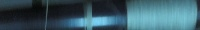
#> input picture data/kir/-1/1599294237.0983438.jpg, 200 x 30 px
$ jupyter execute --allow-errors segmentation.ipynb
#> lines starting #> are read from the running program, lines starting #| are printed output that depends on the picture
[cell 1]
import cv2
import numpy as np
import os
from sklearn.cluster import KMeans
import matplotlib.pyplot as plt

[cell 2]
kmeans = KMeans(n_clusters=3, random_state=0)

[cell 3]
img = cv2.imread("./data/kir/-1/1599291935.6110709.jpg")
#> (the rest of this cell did not finish here and is left out)

#> (a cell that did not finish here is left out)

#> (a cell that did not finish here is left out)

[cell 6]
img = cv2.imread("./data/kir/-1/1599294237.0983438.jpg")
#> img is the input picture: shape (30, 200, 3); mean B, G, R 102.4, 90.6, 58.3
# img = cv2.imread("./data/kir/0/1599292380.3199568.jpg")
img = img[10:20,:]
print(img.shape)
#| (10, 200, 3)
img = cv2.cvtColor(img,cv2.COLOR_BGR2RGB)
kmeans = KMeans(n_clusters=2, random_state=0)
a = img
X = a.reshape((-1,3))
#> X = 2000 rows, first 8: [33, 37, 40], [31, 37, 37], [30, 34, 37], [26, 32, 32], [27, 31, 34], [26, 30, 31], [24, 28, 29], [22, 26, 27]
print("X shhape",X.shape)
#| X shhape (2000, 3)
# print(a)
kmeans.fit(X)
print(kmeans.cluster_centers_)
seg_img = kmeans.cluster_centers_[kmeans.labels_]
seg_img = seg_img.reshape(a.shape)
seg_img = seg_img.astype(dtype='uint8')

[cell 7]
# img = cv2.imread("./data/kir/-1/1599291891.953349.jpg")
# img = cv2.imread("./data/colours/lgreen/1600175118.4957118.jpg")
img = cv2.imread("./1600349692.0879188.jpg")
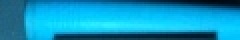
#> input picture 1600349692.0879188.jpg, 120 x 20 px (shown 2 times larger)
#> img is the input picture: shape (20, 120, 3); mean B, G, R 192.2, 148.6, 12.4
rgb_img =  cv2.cvtColor(img,cv2.COLOR_BGR2RGB)
rgb_img =rgb_img[2:13,:]
# img = cv2.imread("./data/kir/0/1599292380.3199568.jpg")
img = img[2:13,:]
print(img.shape)
#| (11, 120, 3)
img = cv2.cvtColor(img,cv2.COLOR_BGR2HSV)
h,s,v = cv2.split(img)
kmeans = KMeans(n_clusters=2, random_state=0)
a = img
X = a.reshape((-1,3))
#> X = 1320 rows, first 8: [99, 187, 117], [99, 188, 121], [99, 192, 122], [99, 197, 123], [99, 194, 122], [99, 191, 123], [100, 185, 123], [100, 180, 123]
print("X shhape",X.shape)
#| X shhape (1320, 3)
# print(a)
kmeans.fit(X)
print(kmeans.cluster_centers_)
center = np.array([[0,0,0],[255,255,255],[90,255,255]])
seg_img = center[kmeans.labels_]
# seg_img = kmeans.cluster_centers_[kmeans.labels_]
seg_img = seg_img.reshape(a.shape)
seg_img = seg_img.astype(dtype='uint8')

[cell 8]
# print(seg_img)
plt.imshow(seg_img,cmap="gray")
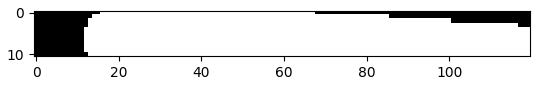
#> figure drawn by matplotlib, 1 panel

[cell 9]
thread = seg_img[:,:,0]/255
# thread[:,:] = 1
print(thread.shape)
#| (11, 120)
clas = 1
if thread.sum() < 1000:
    thread =  1-thread
    clas = 0
    print("hi")
print(thread[:,1])
#| [0. 0. 0. 0. 0. 0. 0. 0. 0. 0. 0.]
plt.imshow(thread)
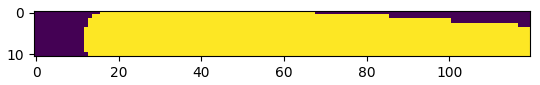
#> figure drawn by matplotlib, 1 panel

[cell 10]


# print(thread[:,1].sum())
if clas == 1:
    for i in range(thread.shape[1]):
        img_sum = thread[:,i].sum()
        if img_sum > 0:
            thread[:,i] = 1
#         print(thread[:,i].sum())

else:
#     print("hi")
    for i in range(thread.shape[1]):
        img_sum = thread[:,i].sum()

        if img_sum < 10 and img_sum != 0:
            thread[:,i] = 1.0
#         print(thread[:,i].sum())
#     thread = 1 - thread


plt.imshow(thread)
thread = None
img_sum = None
thread = None
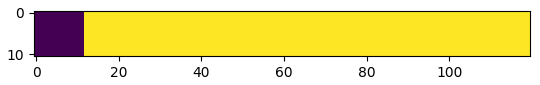
#> figure drawn by matplotlib, 1 panel

[cell 11]
plt.imshow(img)
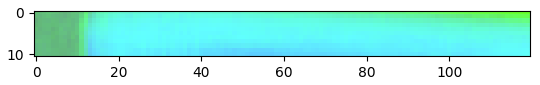
#> figure drawn by matplotlib, 1 panel

[cell 12]
plt.imshow(rgb_img)
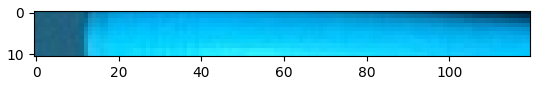
#> figure drawn by matplotlib, 1 panel

[cell 13]
kmeans = KMeans(n_clusters=2, random_state=0)

[cell 14]
import time
def convert(img):
#> called with img = '1598727869.0253537.jpg'
    img_name = img
    img = cv2.imread("./data/colours/dblue/"+img)
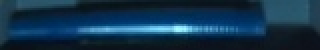
#> input picture data/colours/dblue/1598727869.0253537.jpg, 160 x 25 px (shown 2 times larger)
#> img is the input picture: shape (25, 160, 3); mean B, G, R 75.5, 50.7, 18.1
#     rgb_img =  cv2.cvtColor(img,cv2.COLOR_BGR2RGB)
    rgb_img = img
    rgb_img = rgb_img[2:13,15:-15]
    # img = cv2.imread("./data/kir/0/1599292380.3199568.jpg")
    img = img[2:13,15:-15]
#     print(img.shape)
    img = cv2.cvtColor(img,cv2.COLOR_BGR2HSV)
#     h,s,v = cv2.split(img)
    t = time.time()
    a = img
    X = a.reshape((-1,3))
#> X = 1430 rows, first 8: [100, 145, 100], [100, 143, 102], [99, 143, 100], [100, 143, 100], [99, 144, 99], [99, 144, 99], [98, 149, 99], [98, 151, 98]
#     print("X shhape",X.shape)
    # print(a)
    kmeans.fit(X)
    print(time.time()-t)
#     print(kmeans.cluster_centers_)
    center = np.array([[0,0,0],[255,255,255],[90,255,255]])
    seg_img = center[kmeans.labels_]
    # seg_img = kmeans.cluster_centers_[kmeans.labels_]
    seg_img = seg_img.reshape(a.shape)
    seg_img = seg_img.astype(dtype='uint8')
    thread = seg_img[:,:,0]/255

#     print(thread.sum())
    clas = 1
    if thread.sum() < 1000:
        thread =  1-thread
        clas = 0
#     plt.imshow(thread)
    if clas == 1:
        for i in range(thread.shape[1]):
            img_sum = thread[:,i].sum()
            if img_sum > 0:
                thread[:,i] = 1
    #         print(thread[:,i].sum())

    else:
    #     print("hi")
        for i in range(thread.shape[1]):
            img_sum = thread[:,i].sum()

            if img_sum < 10 and img_sum != 0:
                thread[:,i] = 1.0
#             print(thread[:,i].sum())
    dir_save = "res_gray"
    print(thread.shape)
#| (11, 130)
    cv2.imwrite("./data/kir/"+dir_save+"/"+img_name.split(".")[0]+"."+img_name.split(".")[1]+"_res.jpg",thread*255)
#     cv2.imwrite("./data/kir/"+dir_save+"/"+img_name,rgb_img)
#     cv2.imwrite("./data/kir/"+dir_save+"/"+img_name,np.vstack([rgb_img,cv2.cvtColor((thread*255).astype('uint8'),cv2.COLOR_GRAY2BGR)]))
#     plt.imshow(thread)
    return 0

[cell 15]
import os
import time

# t = time.time()
# convert("1599291877.2396657.jpg")
# print(time.time()-t)

for i in os.listdir("./data/colours/dblue/"):
    convert(i)

[cell 16]
def createKrichi():
    alpha = np.ones((11,130),dtype='uint8')
    rand1 = np.random.rand(1)+0.1
    rand2 = (np.random.rand(1)*0.75)+(rand1*0.25)
    rand2,rand1 = max(rand1,rand2) , min(rand1,rand2)
    rand1 = int(rand1*alpha.shape[1])
    print(rand1)
    rand2 = int(rand2*alpha.shape[1])
    print(rand2)

    # print(int(rand1))
    alpha[:,rand1:rand2] = 0
    cv2.imwrite("./data/kir/"+"res_gray"+"/"+str(time.time())+"_res.jpg",alpha*255)

[cell 17]
for h in range(100):
    createKrichi()
